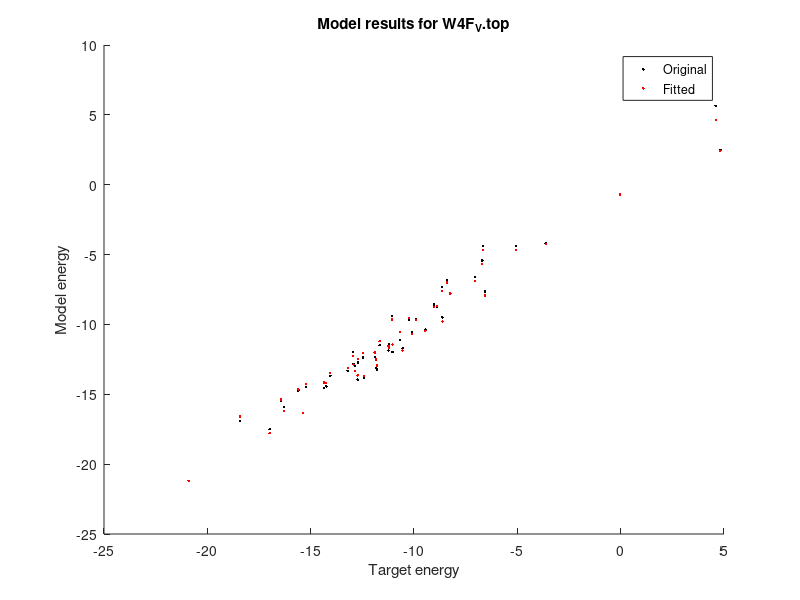

Reproduce this figure in MATLAB.
% Model accuracy report for fitting ordered by
% fit.in.
% Written on Fri May 28 13:02:56 2021

% System W4F_V.top
data0 = [
% Target  Original    Model     Error
  -9.4455  -10.3557  -10.4582    1.0127   % concat_coords.cdf, Frame 1
 -10.6704  -11.1198  -10.5246   -0.1458   % concat_coords.cdf, Frame 2
 -18.4265  -16.8916  -16.5953   -1.8312   % concat_coords.cdf, Frame 3
 -16.2843  -15.8900  -16.1985   -0.0858   % concat_coords.cdf, Frame 4
  -6.6681   -4.3888   -4.6837   -1.9843   % concat_coords.cdf, Frame 5
  -8.8916   -8.7515   -8.6750   -0.2166   % concat_coords.cdf, Frame 6
 -12.9260  -12.8350  -12.8692   -0.0567   % concat_coords.cdf, Frame 7
 -15.2158  -14.4602  -14.2771   -0.9387   % concat_coords.cdf, Frame 8
  -8.6260   -9.4913   -9.7847    1.1587   % concat_coords.cdf, Frame 9
   4.5991    5.6529    4.6261   -0.0271   % concat_coords.cdf, Frame 10
 -15.3736  -16.3218  -16.3311    0.9575   % concat_coords.cdf, Frame 11
 -11.8964  -12.3216  -12.0072    0.1108   % concat_coords.cdf, Frame 12
 -14.0462  -13.6797  -13.4760   -0.5702   % concat_coords.cdf, Frame 13
 -14.2470  -14.4313  -14.2103   -0.0367   % concat_coords.cdf, Frame 14
 -14.3486  -14.5428  -14.1476   -0.2010   % concat_coords.cdf, Frame 15
 -15.5955  -14.7361  -14.6468   -0.9487   % concat_coords.cdf, Frame 16
 -11.0633   -9.3910   -9.6592   -1.4042   % concat_coords.cdf, Frame 17
 -12.8709  -12.9756  -13.3276    0.4567   % concat_coords.cdf, Frame 18
 -12.4607  -12.3740  -12.0617   -0.3990   % concat_coords.cdf, Frame 19
 -10.0902  -10.5656  -10.6879    0.5978   % concat_coords.cdf, Frame 20
 -16.9835  -17.5042  -17.7807    0.7972   % concat_coords.cdf, Frame 21
  -0.0352   -0.6776   -0.7063    0.6711   % concat_coords.cdf, Frame 22
 -11.6670  -11.4900  -11.1928   -0.4742   % concat_coords.cdf, Frame 23
 -13.2055  -13.3139  -13.1338   -0.0717   % concat_coords.cdf, Frame 24
  -9.0274   -8.5798   -8.7734   -0.2540   % concat_coords.cdf, Frame 25
  -7.0563   -6.6073   -6.8947   -0.1616   % concat_coords.cdf, Frame 26
  -3.6192   -4.2094   -4.2323    0.6131   % concat_coords.cdf, Frame 27
 -11.2168  -11.3856  -11.6927    0.4759   % concat_coords.cdf, Frame 28
 -11.7929  -13.2350  -12.9482    1.1553   % concat_coords.cdf, Frame 29
 -11.2337  -11.8629  -11.5402    0.3066   % concat_coords.cdf, Frame 30
  -8.2486   -7.7575   -7.7898   -0.4589   % concat_coords.cdf, Frame 31
  -8.4011   -6.8577   -6.9985   -1.4026   % concat_coords.cdf, Frame 32
  -9.9112   -9.5955   -9.6895   -0.2217   % concat_coords.cdf, Frame 33
 -12.9534  -11.9745  -12.2626   -0.6908   % concat_coords.cdf, Frame 34
 -11.0391  -11.9816  -11.4431    0.4039   % concat_coords.cdf, Frame 35
 -12.7249  -13.9543  -13.6543    0.9294   % concat_coords.cdf, Frame 36
  -8.6400   -7.3199   -7.6190   -1.0210   % concat_coords.cdf, Frame 37
  -6.7017   -5.4259   -5.6775   -1.0242   % concat_coords.cdf, Frame 38
 -10.2434   -9.6657   -9.5580   -0.6854   % concat_coords.cdf, Frame 39
 -12.4107  -13.8444  -13.6858    1.2751   % concat_coords.cdf, Frame 40
   4.8247    2.4995    2.4214    2.4033   % concat_coords.cdf, Frame 41
 -12.7073  -12.7316  -12.4575   -0.2498   % concat_coords.cdf, Frame 42
 -10.5558  -11.7005  -11.8766    1.3208   % concat_coords.cdf, Frame 43
 -20.9040  -21.1926  -21.1941    0.2901   % concat_coords.cdf, Frame 44
  -6.5591   -7.6510   -7.9428    1.3837   % concat_coords.cdf, Frame 45
  -5.0669   -4.3975   -4.6711   -0.3957   % concat_coords.cdf, Frame 46
 -11.8326  -13.1076  -12.5196    0.6870   % concat_coords.cdf, Frame 47
 -16.4349  -15.5001  -15.3857   -1.0492   % concat_coords.cdf, Frame 48
];

% System W4F_V.top
components0 = [
%    elec      LJ        bond      angl      dihe
 -10.4853    2.7269    0.8611    4.7930   -8.2515    % concat_coords.cdf, Frame 1
  -7.4273    1.9479    0.8170    3.3566   -9.8139    % concat_coords.cdf, Frame 2
 -10.0131    1.1689    0.6298    2.3591  -11.0364    % concat_coords.cdf, Frame 3
  -9.9029    0.9226    0.5081    2.2257   -9.6436    % concat_coords.cdf, Frame 4
  -6.4790    2.2325    0.8878    5.7724   -6.8025    % concat_coords.cdf, Frame 5
  -5.5863    1.5192    0.6818    3.0573   -8.4234    % concat_coords.cdf, Frame 6
  -9.1003    0.4329    0.6300    3.4928   -8.2904    % concat_coords.cdf, Frame 7
  -9.7947    1.3461    0.7504    3.7170  -10.4790    % concat_coords.cdf, Frame 8
 -16.9063    4.7512    1.2566    8.9743   -7.5670    % concat_coords.cdf, Frame 9
  -5.6920    2.4329    1.1894   12.4039   -4.6812    % concat_coords.cdf, Frame 10
 -10.7363    0.9467    0.5013    2.4890   -9.5224    % concat_coords.cdf, Frame 11
  -8.5492    1.2393    0.5539    3.2190   -8.7846    % concat_coords.cdf, Frame 12
  -9.7250    1.1405    0.8360    4.6076  -10.5389    % concat_coords.cdf, Frame 13
  -8.2536    1.0432    0.5371    2.4200  -10.1780    % concat_coords.cdf, Frame 14
 -11.6295    1.6549    0.5760    3.1448   -8.2890    % concat_coords.cdf, Frame 15
  -8.5308    0.6781    0.4903    2.6242   -9.9979    % concat_coords.cdf, Frame 16
  -6.2047    1.2060    0.7016    3.2262   -8.3202    % concat_coords.cdf, Frame 17
 -10.1066    2.7442    0.6092    3.9887  -10.2110    % concat_coords.cdf, Frame 18
  -9.9574    2.7190    0.9914    3.8715   -9.9986    % concat_coords.cdf, Frame 19
 -11.4388    2.8256    0.8843    5.1442   -7.9809    % concat_coords.cdf, Frame 20
 -15.0575    2.4298    0.6419    2.9042   -8.4226    % concat_coords.cdf, Frame 21
  -5.3526    3.3991    1.1363    6.7349   -6.5953    % concat_coords.cdf, Frame 22
  -9.4019    3.3450    0.9025    3.8811  -10.2167    % concat_coords.cdf, Frame 23
  -9.1060    1.4077    0.7638    3.8685  -10.2479    % concat_coords.cdf, Frame 24
  -4.9675    1.2801    0.6465    2.6731   -8.2120    % concat_coords.cdf, Frame 25
 -18.3707    5.5585    1.5411   12.8938   -8.2300    % concat_coords.cdf, Frame 26
  -4.3881    3.2137    1.0996    4.4878   -8.6224    % concat_coords.cdf, Frame 27
 -11.9040    2.5348    0.8191    4.6578   -7.4933    % concat_coords.cdf, Frame 28
 -15.9743    4.1018    1.2404    6.8733   -9.4762    % concat_coords.cdf, Frame 29
  -7.1491    0.8430    0.6055    3.0361   -9.1985    % concat_coords.cdf, Frame 30
  -5.8726    2.8830    0.8619    3.7900   -9.4199    % concat_coords.cdf, Frame 31
  -3.9473    1.2034    0.6215    3.2365   -7.9718    % concat_coords.cdf, Frame 32
  -5.3492    1.1434    0.6294    2.5930   -8.6122    % concat_coords.cdf, Frame 33
  -9.8199    2.7677    0.7000    3.8603   -9.4827    % concat_coords.cdf, Frame 34
  -9.2273    2.1244    0.7345    3.6997   -9.3128    % concat_coords.cdf, Frame 35
 -12.6583    3.0205    0.9910    4.3282   -9.6357    % concat_coords.cdf, Frame 36
  -9.0325    1.9626    0.8784    6.3699   -7.4984    % concat_coords.cdf, Frame 37
  -2.3933    1.2821    0.6718    3.0877   -8.0743    % concat_coords.cdf, Frame 38
  -7.9051    2.7614    0.7958    4.1433   -9.4611    % concat_coords.cdf, Frame 39
  -8.8133    0.9040    0.8104    3.5151  -10.2606    % concat_coords.cdf, Frame 40
  -6.9739    4.3250    1.3251    7.6862   -3.8629    % concat_coords.cdf, Frame 41
 -10.7933    3.0040    0.9220    4.1056   -9.9700    % concat_coords.cdf, Frame 42
 -12.1193    3.2607    0.9776    4.9565   -8.7760    % concat_coords.cdf, Frame 43
 -17.9010    2.3856    0.7280    3.4699   -9.8751    % concat_coords.cdf, Frame 44
 -14.1964    3.7684    1.2080   10.3132   -8.7441    % concat_coords.cdf, Frame 45
  -2.4236    1.2111    0.7675    3.6309   -7.5835    % concat_coords.cdf, Frame 46
 -14.9321    3.9186    1.0561    5.6092   -8.7595    % concat_coords.cdf, Frame 47
  -8.2763    0.3785    0.5149    2.4505  -10.5677    % concat_coords.cdf, Frame 48
];
figure; hold on;
plot(data0(:,1), data0(:,2), 'k.');
plot(data0(:,1), data0(:,3), 'r.');
legend('Original', 'Fitted');
xlabel('Target energy');
ylabel('Model energy');
title('Model results for W4F_V.top');
n = input('Ready?');

